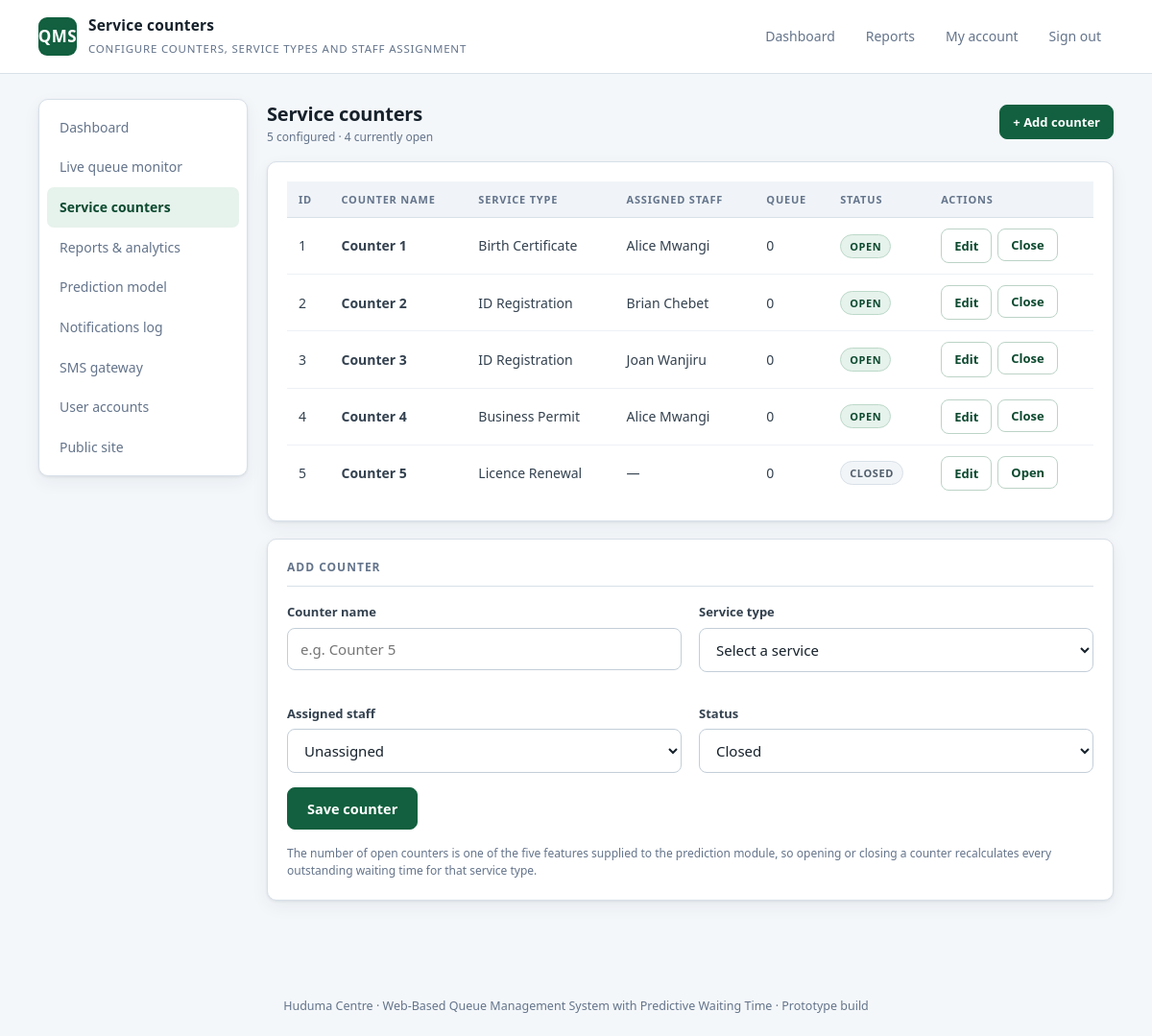
The page /admin/counters.php (signed in) on the database its author committed.
### tables this page shows
CREATE TABLE service_counter (
    counter_id        INT AUTO_INCREMENT PRIMARY KEY,
    counter_name      VARCHAR(60)  NOT NULL,
    service_type      VARCHAR(80)  NOT NULL,
    status            ENUM('open','closed') NOT NULL DEFAULT 'closed',
    assigned_staff_id INT DEFAULT NULL,
    CONSTRAINT fk_counter_staff FOREIGN KEY (assigned_staff_id)
        REFERENCES user (user_id) ON DELETE SET NULL,
    INDEX idx_counter_service (service_type, status)
);

CREATE TABLE user (
    user_id        INT AUTO_INCREMENT PRIMARY KEY,
    full_name      VARCHAR(120)  NOT NULL,
    phone_number   VARCHAR(20)   NOT NULL,
    email          VARCHAR(120)  DEFAULT NULL,
    password_hash  VARCHAR(255)  DEFAULT NULL,
    role           ENUM('client','staff','admin') NOT NULL DEFAULT 'client',
    created_at     DATETIME      NOT NULL DEFAULT CURRENT_TIMESTAMP,
    INDEX idx_user_phone (phone_number),
    UNIQUE KEY uq_user_email (email)
);

### includes/helpers.php (called while the page is built, shortened)
<?php
require_once __DIR__ . '/db.php';
function e(?string $s): string
{
    return htmlspecialchars((string)$s, ENT_QUOTES, 'UTF-8');
}

### includes/auth.php (called while the page is built, shortened)
<?php
require_once __DIR__ . '/helpers.php';
function auth_user(): ?array
{
    return $_SESSION['user'] ?? null;
}

### includes/db.php (called while the page is built, shortened)
<?php
function db(): PDO
{
    static $pdo = null;
    if ($pdo === null) {
        $dsn = sprintf('mysql:host=%s;dbname=%s;charset=utf8mb4', DB_HOST, DB_NAME);
        try {
            $pdo = new PDO($dsn, DB_USER, DB_PASS, [
                PDO::ATTR_ERRMODE            => PDO::ERRMODE_EXCEPTION,
                PDO::ATTR_DEFAULT_FETCH_MODE => PDO::FETCH_ASSOC,
                PDO::ATTR_EMULATE_PREPARES   => false,
            ]);
        } catch (PDOException $e) {
            http_response_code(500);
            die('Database connection failed. Check config/config.php. '
                . (APP_DEBUG ? htmlspecialchars($e->getMessage()) : ''));
        }
    }
    return $pdo;
}
function q(string $sql, array $params = []): PDOStatement
{
    $stmt = db()->prepare($sql);
    $stmt->execute($params);
    return $stmt;
}
function q_all(string $sql, array $params = []): array
{
    return q($sql, $params)->fetchAll();
}

### admin/counters.php (the view, shortened to what this page needs)
<?php
require_once __DIR__ . '/../includes/layout.php';
$editing = null;
$counters = q_all(
    'SELECT sc.*, u.full_name AS staff_name,
            (SELECT COUNT(*) FROM queue_entry qe
              WHERE qe.counter_id = sc.counter_id
                AND qe.status IN ("waiting","checked_in","called","in_service")) AS load_count
       FROM service_counter sc
  LEFT JOIN user u ON u.user_id = sc.assigned_staff_id
   ORDER BY sc.counter_id');
$openCount = 0;
foreach ($counters as $c) {
    if ($c['status'] === 'open') {
        $openCount++;
    }
}
page_head('Service counters', 'counters', [
    'heading'    => 'Service counters',
    'subheading' => 'Configure counters, service types and staff assignment',
]);
?>
<div class="side-layout">
  <nav class="sidenav">
    <a href="dashboard.php">Dashboard</a>
    <a href="monitor.php">Live queue monitor</a>
    <a class="on" href="counters.php">Service counters</a>
    <a href="reports.php">Reports &amp; analytics</a>
    <a href="model.php">Prediction model</a>
    <a href="notifications.php">Notifications log</a>
    <a href="gateway.php">SMS gateway</a>
    <a href="users.php">User accounts</a>
    <a href="../index.php">Public site</a>
  </nav>
  <div>
    <div style="display:flex; justify-content:space-between; align-items:center; margin-bottom:16px;">
      <div>
        <div class="page-title" style="font-size:20px;">Service counters</div>
        <div class="tiny muted"><?= count($counters) ?> configured &middot;
          <?= $openCount ?> currently open</div>
      </div>
      <a class="btn sm" href="counters.php#form">+ Add counter</a>
    </div>
    <div class="panel">
      <table>
        <thead><tr>
          <th>ID</th><th>Counter name</th><th>Service type</th><th>Assigned staff</th>
          <th>Queue</th><th>Status</th><th>Actions</th>
        </tr></thead>
        <tbody>
        <?php foreach ($counters as $c): ?>
          <tr>
            <td><?= (int)$c['counter_id'] ?></td>
            <td><b><?= e($c['counter_name']) ?></b></td>
            <td><?= e($c['service_type']) ?></td>
            <td><?= e($c['staff_name'] ?? '—') ?></td>
            <td><?= (int)$c['load_count'] ?></td>
            <td><?= badge($c['status']) ?></td>
            <td>
              <div style="display:flex; gap:6px;">
                <a class="btn ghost sm" href="counters.php?edit=<?= (int)$c['counter_id'] ?>#form">Edit</a>
                <form method="post" style="display:inline;">
                  <button class="btn ghost sm" name="action" value="toggle">
                    <?= $c['status'] === 'open' ? 'Close' : 'Open' ?>
                  </button>
                </form>
              </div>
            </td>
          </tr>
        <?php endforeach; ?>
        </tbody>
      </table>
    </div>
    <div class="panel" id="form">
      <h2><?= $editing ? 'Edit counter' : 'Add counter' ?></h2>
      <form method="post">
        <div class="grid g2">
          <div>
            <label for="counter_name">Counter name</label>
            <input type="text" id="counter_name" name="counter_name" required
                   value="<?= e($editing['counter_name'] ?? '') ?>"
                   placeholder="e.g. Counter 5">
          </div>
          <div>
            <label for="service_type">Service type</label>
            <select id="service_type" name="service_type" required>
              <option value="">Select a service</option>
            </select>
          </div>
          <div>
            <label for="assigned_staff_id">Assigned staff</label>
            <select id="assigned_staff_id" name="assigned_staff_id">
              <option value="">Unassigned</option>
            </select>
          </div>
          <div>
            <label for="status">Status</label>
            <select id="status" name="status">
              <option value="closed" <?= ($editing['status'] ?? 'closed') === 'closed' ? 'selected' : '' ?>>Closed</option>
            </select>
          </div>
        </div>
        <div class="btn-row">
          <button class="btn" name="action" value="save">Save counter</button>
        </div>
      </form>
      <p class="tiny muted mt">
        The number of open counters is one of the five features supplied to the
        prediction module, so opening or closing a counter recalculates every
        outstanding waiting time for that service type.
      </p>
    </div>
  </div>
</div>
<?php page_foot(); ?>

### includes/layout.php (shortened to what this page needs)
<?php
require_once __DIR__ . '/helpers.php';
require_once __DIR__ . '/auth.php';
function base_url(): string
{
    return defined('QMS_ROOT') ? QMS_ROOT : './';
}
function page_head(string $title, string $active = '', array $opts = []): void
{
    $root = base_url();
    $user = auth_user();
    ?><!DOCTYPE html>
<html lang="en">
<head>
<link rel="stylesheet" href="<?= e($root) ?>assets/css/style.css">
</head>
<body>
<header class="topbar">
  <div class="topbar-inner">
    <a class="brand" href="<?= e($root) ?>index.php">
      <span class="brand-mark">QMS</span>
      <span>
        <span class="brand-name"><?= e($opts['heading'] ?? 'Queue Management System') ?></span><br>
        <span class="brand-sub"><?= e($opts['subheading'] ?? CENTRE_NAME) ?></span>
      </span>
    </a>
    <nav class="nav">
      <?php if ($user && $user['role'] === 'staff'): ?>
        <a href="<?= e($root) ?>staff/counter.php" class="<?= $active === 'counter' ? 'on' : '' ?>">My counter</a>
        <a href="<?= e($root) ?>account.php" class="<?= $active === 'account' ? 'on' : '' ?>">My account</a>
        <a href="<?= e($root) ?>index.php">Public site</a>
        <a href="<?= e($root) ?>logout.php">Sign out</a>
      <?php elseif ($user && $user['role'] === 'admin'): ?>
        <a href="<?= e($root) ?>admin/dashboard.php" class="<?= $active === 'dashboard' ? 'on' : '' ?>">Dashboard</a>
        <a href="<?= e($root) ?>admin/reports.php" class="<?= $active === 'reports' ? 'on' : '' ?>">Reports</a>
        <a href="<?= e($root) ?>account.php" class="<?= $active === 'account' ? 'on' : '' ?>">My account</a>
        <a href="<?= e($root) ?>logout.php">Sign out</a>
      <?php endif; ?>
    </nav>
  </div>
</header>
<main class="wrap <?= !empty($opts['narrow']) ? 'wrap-narrow' : '' ?>">
<?php
}
function page_foot(): void
{
    ?>
</main>
<footer class="foot">
  <?= e(CENTRE_NAME) ?> &middot; Web-Based Queue Management System with Predictive
  Waiting Time &middot; Prototype build
</footer>
</body>
</html>
<?php
}
function badge(string $status): string
{
    return '<span class="badge ' . e($status) . '">'
        . e(strtoupper(str_replace('_', ' ', $status))) . '</span>';
}

### assets/css/style.css (style rules this page uses)
:root { --ink: #16212b; --muted: #64748b; --line: #d8e0e8; --bg: #f4f7fa; --panel: #ffffff; --brand: #12603f; --brand-dk: #0d4a30; --brand-lt: #e6f2ec; --accent: #b4531f; --danger: #a32d20; --ok: #12603f; --warn: #8a6412; --radius: 10px; --shadow: 0 1px 3px rgba(16,32,48,.08), 0 6px 18px rgba(16,32,48,.06); }
* { box-sizing: border-box; margin: 0; padding: 0; }
body { font-family: "Segoe UI", system-ui, -apple-system, Roboto, Arial, sans-serif; background: var(--bg); color: var(--ink); line-height: 1.55; font-size: 15px; }
a { color: var(--brand); }
.topbar { background: var(--panel); border-bottom: 1px solid var(--line); position: sticky; top: 0; z-index: 20; }
.topbar-inner { max-width: 1160px; margin: 0 auto; padding: 14px 20px; display: flex; align-items: center; justify-content: space-between; gap: 20px; }
.brand { display: flex; align-items: center; gap: 12px; text-decoration: none; color: inherit; }
.brand-mark { width: 40px; height: 40px; border-radius: 9px; background: var(--brand); color: #fff; display: flex; align-items: center; justify-content: center; font-weight: 700; font-size: 17px; letter-spacing: .5px; flex: none; }
.brand-name { font-weight: 700; font-size: 15.5px; letter-spacing: .2px; }
.brand-sub { font-size: 11.5px; color: var(--muted); text-transform: uppercase; letter-spacing: .8px; }
.nav { display: flex; gap: 6px; flex-wrap: wrap; }
.nav a { padding: 7px 13px; border-radius: 7px; text-decoration: none; color: var(--muted); font-size: 14px; font-weight: 500; }
.wrap { max-width: 1160px; margin: 0 auto; padding: 26px 20px 60px; }
.page-title { font-size: 25px; font-weight: 700; letter-spacing: -.2px; }
.panel { background: var(--panel); border: 1px solid var(--line); border-radius: var(--radius); padding: 20px; box-shadow: var(--shadow); margin-bottom: 18px; }
.panel h2 { font-size: 12px; text-transform: uppercase; letter-spacing: 1px; color: var(--muted); font-weight: 700; padding-bottom: 10px; margin-bottom: 16px; border-bottom: 1px solid var(--line); }
.grid { display: grid; gap: 18px; }
.g2 { grid-template-columns: repeat(2, minmax(0,1fr)); }
label { display: block; font-size: 13px; font-weight: 600; margin-bottom: 6px; color: #33414f; }
input[type=text], input[type=tel], input[type=email], input[type=password], select, textarea { width: 100%; padding: 11px 13px; font-size: 15px; font-family: inherit; border: 1px solid #c3ced9; border-radius: 8px; background: #fff; color: var(--ink); margin-bottom: 15px; transition: border-color .12s, box-shadow .12s; }
.btn { display: inline-flex; align-items: center; justify-content: center; gap: 8px; padding: 11px 20px; border-radius: 8px; border: 1px solid var(--brand); background: var(--brand); color: #fff; font-size: 14.5px; font-weight: 600; font-family: inherit; cursor: pointer; text-decoration: none; }
.btn.ghost { background: #fff; color: var(--brand-dk); border-color: #bcd3c7; }
.btn.sm { padding: 7px 13px; font-size: 13px; }
.btn-row { display: flex; gap: 10px; flex-wrap: wrap; }
table { width: 100%; border-collapse: collapse; font-size: 14px; }
th { text-align: left; padding: 10px 12px; background: #f0f4f8; font-size: 11px; text-transform: uppercase; letter-spacing: .8px; color: var(--muted); font-weight: 700; border-bottom: 1px solid var(--line); }
td { padding: 11px 12px; border-bottom: 1px solid #edf1f5; color: #33414f; }
tr:last-child td { border-bottom: none; }
.badge { display: inline-block; padding: 3px 9px; border-radius: 20px; font-size: 11px; font-weight: 700; text-transform: uppercase; letter-spacing: .6px; border: 1px solid; }
.badge.open { background:var(--brand-lt); color:var(--brand-dk); border-color:#bcd9c9; }
.badge.closed { background:#f2f5f8; color:#52606d; border-color:#d8e0e8; }
.side-layout { display: grid; grid-template-columns: 218px 1fr; gap: 20px; align-items: start; }
.sidenav { background: var(--panel); border: 1px solid var(--line); border-radius: var(--radius); padding: 8px; box-shadow: var(--shadow); position: sticky; top: 90px; }
.sidenav a { display: block; padding: 10px 13px; border-radius: 7px; text-decoration: none; color: var(--muted); font-size: 14px; font-weight: 500; }
.sidenav a.on { background: var(--brand-lt); color: var(--brand-dk); font-weight: 600; }
.foot { text-align: center; color: var(--muted); font-size: 12.5px; padding: 22px 0; }
.muted { color: var(--muted); }
.tiny { font-size: 12px; }
.mt { margin-top: 16px; }

### rows shown on the page
service_counter: counter_id "1", counter_name "Counter 1", service_type "Birth Certificate", assigned_staff.full_name "Alice Mwangi", load_count "0", status "OPEN", shows "Close"
service_counter: counter_id "2", counter_name "Counter 2", service_type "ID Registration", assigned_staff.full_name "Brian Chebet", load_count "0", status "OPEN", shows "Close"
service_counter: counter_id "3", counter_name "Counter 3", service_type "ID Registration", assigned_staff.full_name "Joan Wanjiru", load_count "0", status "OPEN", shows "Close"
service_counter: counter_id "4", counter_name "Counter 4", service_type "Business Permit", assigned_staff.full_name "Alice Mwangi", load_count "0", status "OPEN", shows "Close"
service_counter: counter_id "5", counter_name "Counter 5", service_type "Licence Renewal", staff_name "—", load_count "0", status "CLOSED", shows "Open"

### other values the page prints
$opts['heading'] "Service counters"
$opts['subheading'] "CONFIGURE COUNTERS, SERVICE TYPES AND STAFF ASSIGNMENT"
count($counters) "5"
$openCount "4"
CENTRE_NAME "Huduma Centre"
